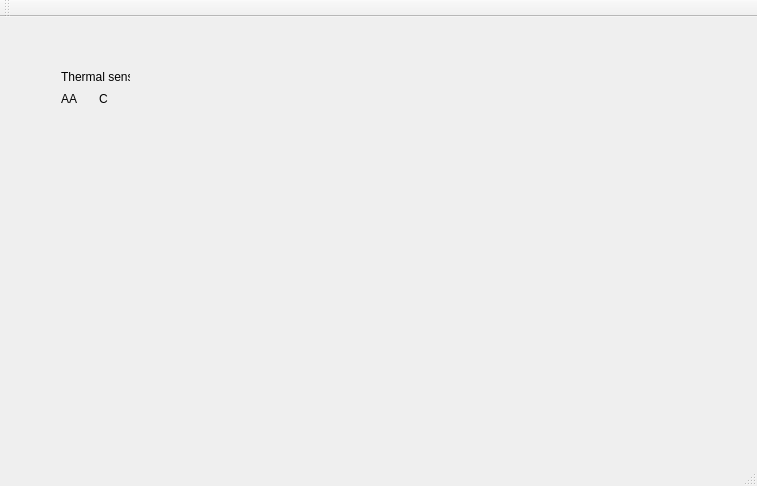
<?xml version="1.0" encoding="UTF-8"?>
<ui version="4.0">
 <class>MainWindow</class>
 <widget class="QMainWindow" name="MainWindow">
  <property name="geometry">
   <rect>
    <x>0</x>
    <y>0</y>
    <width>757</width>
    <height>486</height>
   </rect>
  </property>
  <property name="windowTitle">
   <string>MainWindow</string>
  </property>
  <widget class="QWidget" name="centralWidget">
   <widget class="QWidget" name="">
    <property name="geometry">
     <rect>
      <x>50</x>
      <y>40</y>
      <width>91</width>
      <height>61</height>
     </rect>
    </property>
    <layout class="QVBoxLayout" name="verticalLayout">
     <item>
      <widget class="QLabel" name="label_2">
       <property name="text">
        <string>Thermal sensor</string>
       </property>
      </widget>
     </item>
     <item>
      <layout class="QHBoxLayout" name="horizontalLayout">
       <item>
        <widget class="QLabel" name="label">
         <property name="text">
          <string>AA</string>
         </property>
        </widget>
       </item>
       <item>
        <widget class="QLabel" name="label_3">
         <property name="text">
          <string>C</string>
         </property>
        </widget>
       </item>
      </layout>
     </item>
    </layout>
   </widget>
  </widget>
  <widget class="QMenuBar" name="menuBar">
   <property name="geometry">
    <rect>
     <x>0</x>
     <y>0</y>
     <width>757</width>
     <height>22</height>
    </rect>
   </property>
  </widget>
  <widget class="QToolBar" name="mainToolBar">
   <attribute name="toolBarArea">
    <enum>TopToolBarArea</enum>
   </attribute>
   <attribute name="toolBarBreak">
    <bool>false</bool>
   </attribute>
  </widget>
  <widget class="QStatusBar" name="statusBar"/>
 </widget>
 <layoutdefault spacing="6" margin="11"/>
 <resources/>
 <connections/>
</ui>
